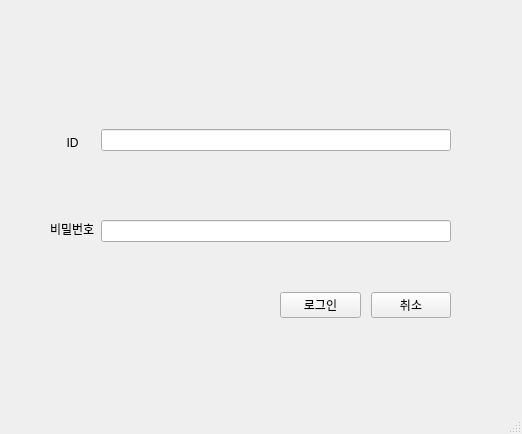
<?xml version="1.0" encoding="UTF-8"?>
<ui version="4.0">
 <class>MainWindow</class>
 <widget class="QMainWindow" name="MainWindow">
  <property name="geometry">
   <rect>
    <x>0</x>
    <y>0</y>
    <width>522</width>
    <height>434</height>
   </rect>
  </property>
  <property name="windowTitle">
   <string>Login</string>
  </property>
  <property name="windowIcon">
   <iconset>
    <normaloff>cctv.png</normaloff>cctv.png</iconset>
  </property>
  <widget class="QWidget" name="centralwidget">
   <widget class="QLabel" name="cctvlogo">
    <property name="geometry">
     <rect>
      <x>130</x>
      <y>20</y>
      <width>271</width>
      <height>81</height>
     </rect>
    </property>
    <property name="text">
     <string/>
    </property>
   </widget>
   <widget class="QWidget" name="horizontalLayoutWidget">
    <property name="geometry">
     <rect>
      <x>50</x>
      <y>100</y>
      <width>401</width>
      <height>171</height>
     </rect>
    </property>
    <layout class="QHBoxLayout" name="horizontalLayout_4">
     <item>
      <layout class="QVBoxLayout" name="verticalLayout">
       <property name="spacing">
        <number>1</number>
       </property>
       <item>
        <widget class="QLabel" name="label_2">
         <property name="text">
          <string>     ID</string>
         </property>
        </widget>
       </item>
       <item>
        <widget class="QLabel" name="label">
         <property name="text">
          <string>비밀번호</string>
         </property>
        </widget>
       </item>
      </layout>
     </item>
     <item>
      <layout class="QVBoxLayout" name="verticalLayout_4">
       <property name="spacing">
        <number>40</number>
       </property>
       <item>
        <widget class="QLineEdit" name="lineEdit"/>
       </item>
       <item>
        <widget class="QLineEdit" name="lineEdit_2"/>
       </item>
      </layout>
     </item>
    </layout>
   </widget>
   <widget class="QWidget" name="horizontalLayoutWidget_2">
    <property name="geometry">
     <rect>
      <x>280</x>
      <y>270</y>
      <width>171</width>
      <height>71</height>
     </rect>
    </property>
    <layout class="QHBoxLayout" name="horizontalLayout_6">
     <property name="spacing">
      <number>10</number>
     </property>
     <item>
      <widget class="QPushButton" name="pushButton">
       <property name="text">
        <string>로그인</string>
       </property>
      </widget>
     </item>
     <item>
      <widget class="QPushButton" name="pushButton_2">
       <property name="text">
        <string>취소</string>
       </property>
      </widget>
     </item>
    </layout>
   </widget>
  </widget>
  <widget class="QMenuBar" name="menubar">
   <property name="geometry">
    <rect>
     <x>0</x>
     <y>0</y>
     <width>522</width>
     <height>31</height>
    </rect>
   </property>
  </widget>
  <widget class="QStatusBar" name="statusbar"/>
 </widget>
 <resources/>
 <connections/>
</ui>
